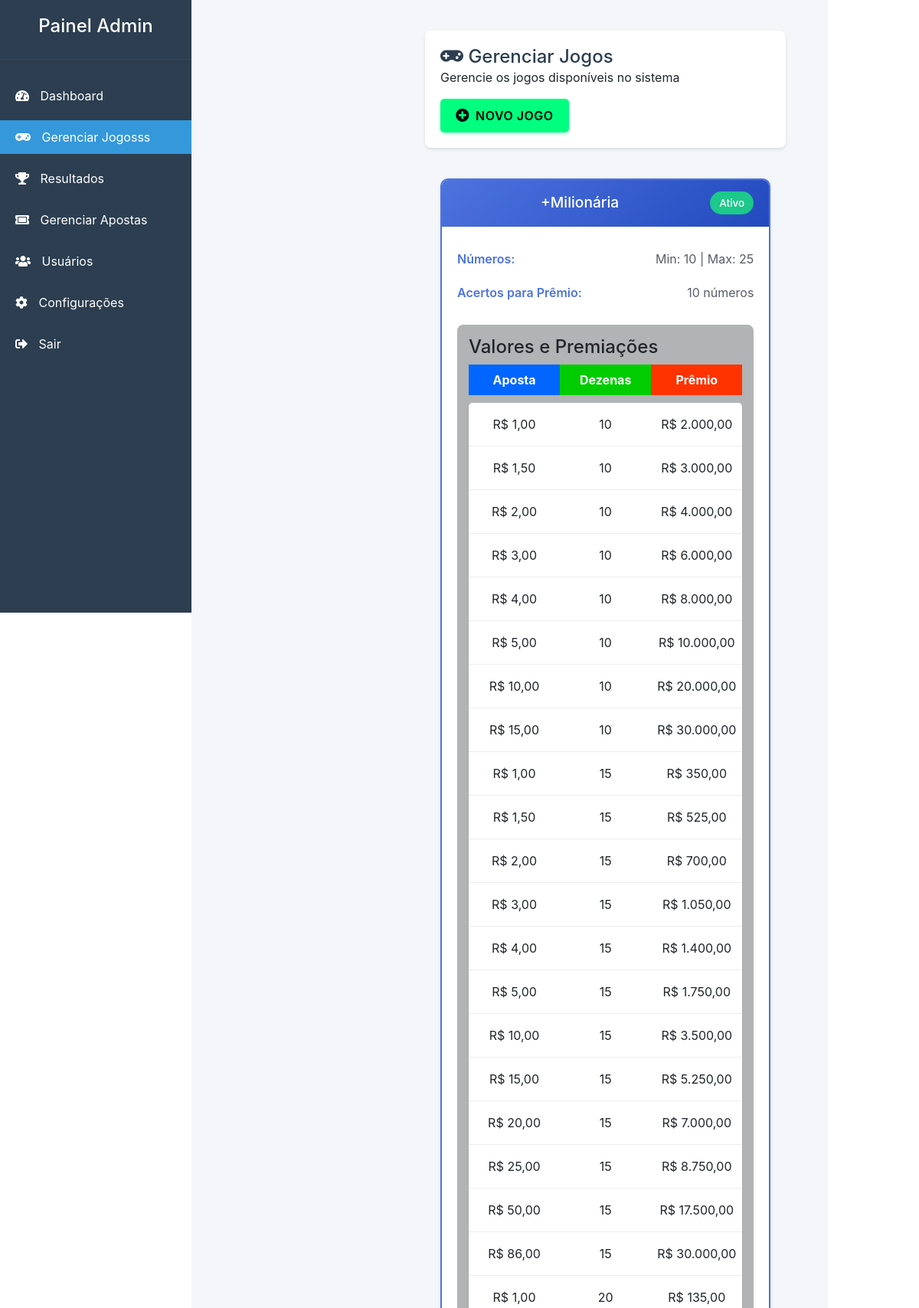
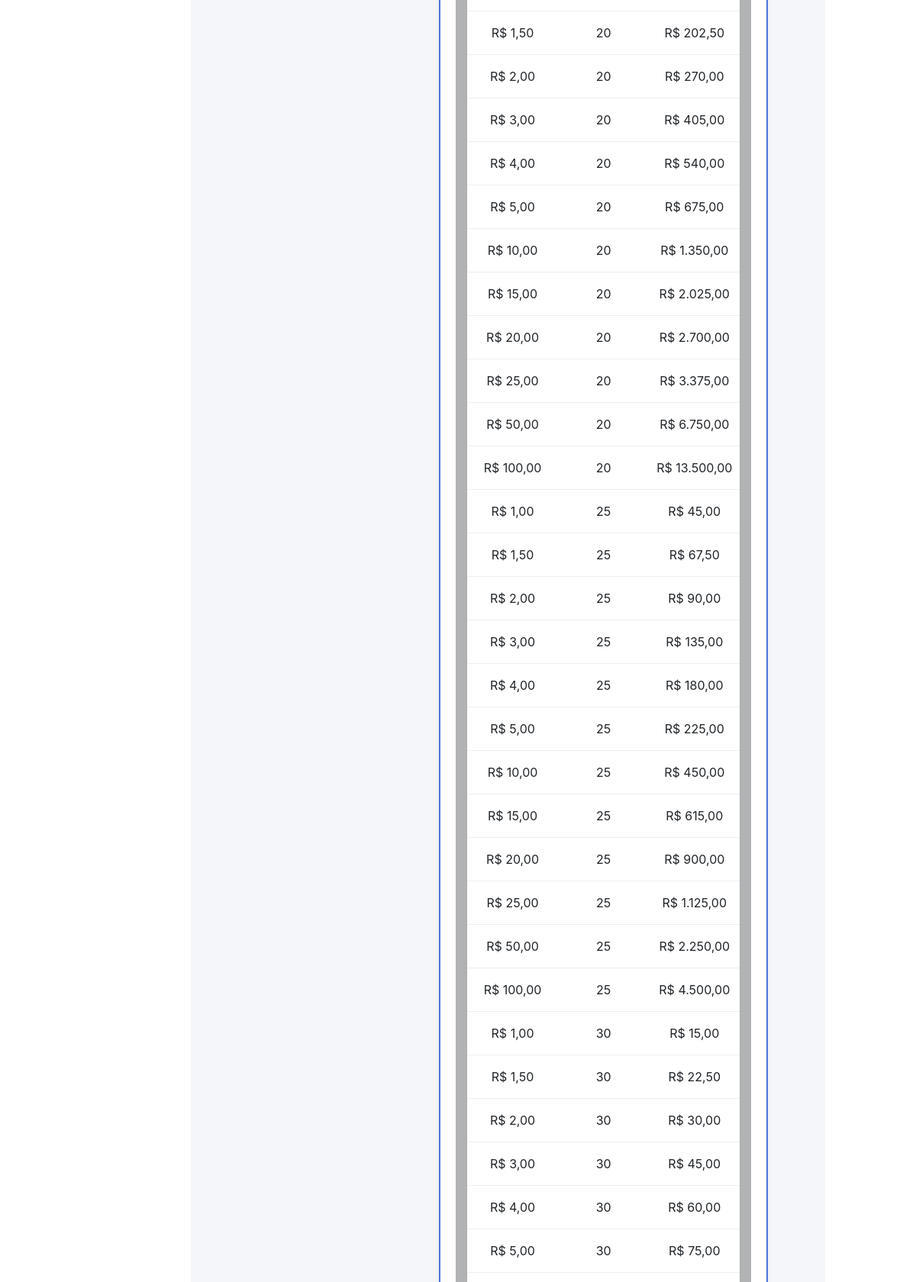
Screenshot of /admin/gerenciar_jogos.php (signed in, upper part) with the database file from the repository (2 pictures, top to bottom).
### tables this page shows
CREATE TABLE `jogos` (
  `id` int NOT NULL,
  `nome` varchar(255) NOT NULL,
  `quantidade_dezenas` int DEFAULT '6',
  `identificador_api` varchar(20) DEFAULT NULL,
  `titulo_importacao` varchar(100) DEFAULT NULL,
  `identificador_importacao` varchar(100) DEFAULT NULL,
  `numeros_total` int NOT NULL DEFAULT '100',
  `minimo_numeros` int NOT NULL DEFAULT '10',
  `maximo_numeros` int NOT NULL DEFAULT '25',
  `acertos_premio` int NOT NULL DEFAULT '10',
  `valor_aposta` decimal(10,2) NOT NULL DEFAULT '0.00',
  `valor_premio` decimal(10,2) NOT NULL DEFAULT '0.00',
  `numeros_disponiveis` int NOT NULL DEFAULT '60',
  `total_numeros` int NOT NULL DEFAULT '60',
  `dezenas` int NOT NULL DEFAULT '0',
  `dezenas_premiar` int NOT NULL DEFAULT '0',
  `valor` decimal(10,2) NOT NULL DEFAULT '0.00',
  `premio` decimal(10,2) NOT NULL DEFAULT '0.00',
  `status` tinyint(1) DEFAULT '1',
  `created_at` timestamp NULL DEFAULT CURRENT_TIMESTAMP,
  `data_criacao` timestamp NULL DEFAULT CURRENT_TIMESTAMP,
  `data_atualizacao` timestamp NULL DEFAULT CURRENT_TIMESTAMP ON UPDATE CURRENT_TIMESTAMP,
  `numero_concurso` varchar(10) DEFAULT NULL,
  `valor_acumulado` decimal(15,2) DEFAULT NULL,
  `data_proximo_concurso` date DEFAULT NULL,
  `valor_estimado_proximo` decimal(15,2) DEFAULT NULL,
  `api_nome` varchar(50) DEFAULT NULL
);

### admin/gerenciar_jogos.php (the view, shortened to what this page needs)
<?php
require_once 'includes/header.php';
require_once '../config/database.php';
$pdo->query("SET SESSION group_concat_max_len = 1000000");
$stmt = $pdo->query("
    SELECT j.*,
           GROUP_CONCAT(
               CONCAT(v.valor_aposta, ':', v.dezenas, ':', v.valor_premio)
               ORDER BY v.dezenas ASC, v.valor_aposta ASC
               SEPARATOR '|'
           ) as valores_info
    FROM jogos j
    LEFT JOIN valores_jogos v ON j.id = v.jogo_id
    GROUP BY j.id
    ORDER BY j.nome ASC
");
$jogos = $stmt->fetchAll(PDO::FETCH_ASSOC);
?>
<div class="container-fluid">
    <div class="page-header">
        <div class="header-content">
            <h1><i class="fas fa-gamepad"></i> Gerenciar Jogos</h1>
            <p>Gerencie os jogos disponíveis no sistema</p>
        </div>
        <button onclick="abrirModal()" class="btn-create">
            <i class="fas fa-plus-circle"></i>
            <span>Novo Jogo</span>
        </button>
    </div>
    <div class="cards-grid">
        <?php foreach($jogos as $jogo): ?>
            <div class="game-card">
                <div class="card-header">
                    <h3><?php echo htmlspecialchars($jogo['nome']); ?></h3>
                    <span class="status-badge <?php echo $jogo['status'] ? 'active' : 'inactive'; ?>">
                        <?php echo $jogo['status'] ? 'Ativo' : 'Inativo'; ?>
                    </span>
                </div>
                <div class="card-body">
                    <div class="info-row">
                        <span class="label">Números:</span>
                        <span class="value">Min: <?php echo $jogo['minimo_numeros']; ?> | Max: <?php echo $jogo['maximo_numeros']; ?></span>
                    </div>
                    <div class="info-row">
                        <span class="label">Acertos para Prêmio:</span>
                        <span class="value"><?php echo $jogo['acertos_premio']; ?> números</span>
                    </div>
                    <div class="valores-section">
                        <h4>Valores e Premiações</h4>
                        <?php
                        if (!empty($jogo['valores_info'])) {
                            $valores = explode('|', $jogo['valores_info']);
                            echo '<div class="valores-header">';
                            echo '<div class="header-aposta">Aposta</div>';
                            echo '<div class="header-dezenas">Dezenas</div>';
                            echo '<div class="header-premio">Prêmio</div>';
                            echo '</div>';
                            echo '<div class="valores-grupo">';
                            foreach ($valores as $valor_info) {
                                $partes = explode(':', $valor_info);
                                if (count($partes) >= 3) {
                                    $valor_aposta = $partes[0];
                                    $dezenas = $partes[1];
                                    $valor_premio = $partes[2];
                                    echo '<div class="valor-row">';
                                    echo '<div class="valor-aposta">R$ ' . number_format(floatval($valor_aposta), 2, ',', '.') . '</div>';
                                    echo '<div class="valor-dezenas">' . $dezenas . '</div>';
                                    echo '<div class="valor-premio">R$ ' . number_format(floatval($valor_premio), 2, ',', '.') . '</div>';
                                    echo '</div>';
                                }
                            }
                            echo '</div>';
                        }
                        ?>
                    </div>
                </div>
            </div>
        <?php endforeach; ?>
    </div>
</div>
<?php
require_once 'includes/layout.php';
?>

### admin/includes/layout.php (style rules this page uses)
* { margin: 0; padding: 0; box-sizing: border-box; }
body { font-family: Arial, sans-serif; background: #f5f6fa; }
.page-header { margin-bottom: 20px; padding: 20px; background: white; border-radius: 8px; box-shadow: 0 2px 4px rgba(0,0,0,0.1); }
.page-header h1 { margin: 0; color: #2c3e50; font-size: 24px; }

### admin/includes/header.php (style rules this page uses)
body { display: flex; min-height: 100vh; }

### admin/gerenciar_jogos.php (style rules this page uses)
.cards-grid { display: grid; grid-template-columns: repeat(auto-fill, minmax(350px, 1fr)); gap: 20px; padding: 20px; }
.game-card { background: white; border-radius: 10px; box-shadow: 0 2px 4px rgba(0,0,0,0.1); margin-bottom: 20px; overflow: hidden; border: 2px solid #4e73df; transition: all 0.3s ease; }
.card-header { background: linear-gradient(135deg, #4e73df 0%, #224abe 100%); padding: 15px 20px; display: flex; justify-content: space-between; align-items: center; }
.card-header h3 { margin: 0; color: white; font-size: 1.2rem; flex-grow: 1; text-align: center; }
.card-body { padding: 20px; }
.status-badge { background: rgba(255, 255, 255, 0.2); padding: 5px 12px; border-radius: 15px; font-size: 0.85em; color: white; font-weight: 500; margin-left: 10px; white-space: nowrap; }
.status-badge.active { background: #1cc88a; }
.info-row { display: flex; justify-content: space-between; align-items: center; padding: 10px 0; border-bottom: 1px solidrgb(197, 197, 197); }
.info-row .label { color: #4e73df; font-weight: 600; }
.info-row .value { color: #5a5c69; }
.btn-create { display: flex; align-items: center; gap: 8px; padding: 10px 20px; background: #00ff7f; color: #000; border: none; border-radius: 5px; cursor: pointer; transition: all 0.3s ease; font-weight: 600; text-transform: uppercase; letter-spacing: 0.5px; box-shadow: 0 2px 4px rgba(0,255,127,0.3); }
.btn-create i { font-size: 1.1rem; }
.valores-section { margin-top: 20px; background: #b1b3b5; padding: 15px; border-radius: 8px; }
.valores-header { display: grid; grid-template-columns: 1fr 1fr 1fr; text-align: center; font-weight: bold; margin-bottom: 10px; }
.header-aposta { background: #0066ff; color: white; padding: 8px; }
.header-dezenas { background: #00cc00; color: white; padding: 8px; }
.header-premio { background: #ff3300; color: white; padding: 8px; }
.valores-grupo { background: white; border-radius: 5px; overflow: hidden; margin-bottom: 15px; box-shadow: 0 2px 4px rgba(0,0,0,0.05); }
.valor-row { display: grid; grid-template-columns: 1fr 1fr 1fr; text-align: center; padding: 8px 0; border-bottom: 1px solid #eee; }
.valor-aposta, .valor-dezenas, .valor-premio { padding: 8px; }

### rows the page displays
jogos: nome "+Milionária", status "Ativo", minimo_numeros "10", maximo_numeros "25", acertos_premio "10", valor_aposta "1,00", dezenas "10", valor_premio "2.000,00", valor_aposta "1,50", valor_premio "3.000,00", valor_aposta "2,00", valor_premio "4.000,00", valor_aposta "3,00", valor_premio "6.000,00", valor_aposta "4,00", valor_premio "8.000,00", valor_aposta "5,00", valor_premio "10.000,00", valor_aposta "10,00", valor_premio "20.000,00", valor_aposta "15,00", valor_premio "30.000,00", dezenas "15", valor_premio "350,00", valor_premio "525,00", valor_premio "700,00", valor_premio "1.050,00", valor_premio "1.400,00", valor_premio "1.750,00", valor_premio "3.500,00", valor_premio "5.250,00", valor_aposta "20,00", valor_premio "7.000,00", valor_aposta "25,00", valor_premio "8.750,00", valor_aposta "50,00", valor_premio "17.500,00", valor_aposta "86,00", dezenas "20", valor_premio "135,00", valor_premio "202,50", valor_premio "270,00", valor_premio "405,00", valor_premio "540,00", valor_premio "675,00", valor_premio "1.350,00", valor_premio "2.025,00", valor_premio "2.700,00", valor_premio "3.375,00", valor_premio "6.750,00", valor_aposta "100,00", valor_premio "13.500,00", dezenas "25", valor_premio "45,00", valor_premio "67,50", valor_premio "90,00", valor_premio "180,00", valor_premio "225,00", valor_premio "450,00", valor_premio "615,00", valor_premio "900,00", valor_premio "1.125,00", valor_premio "2.250,00", valor_premio "4.500,00", dezenas "30", valor_premio "15,00", valor_premio "22,50", valor_premio "30,00", valor_premio "60,00", valor_premio "75,00"
